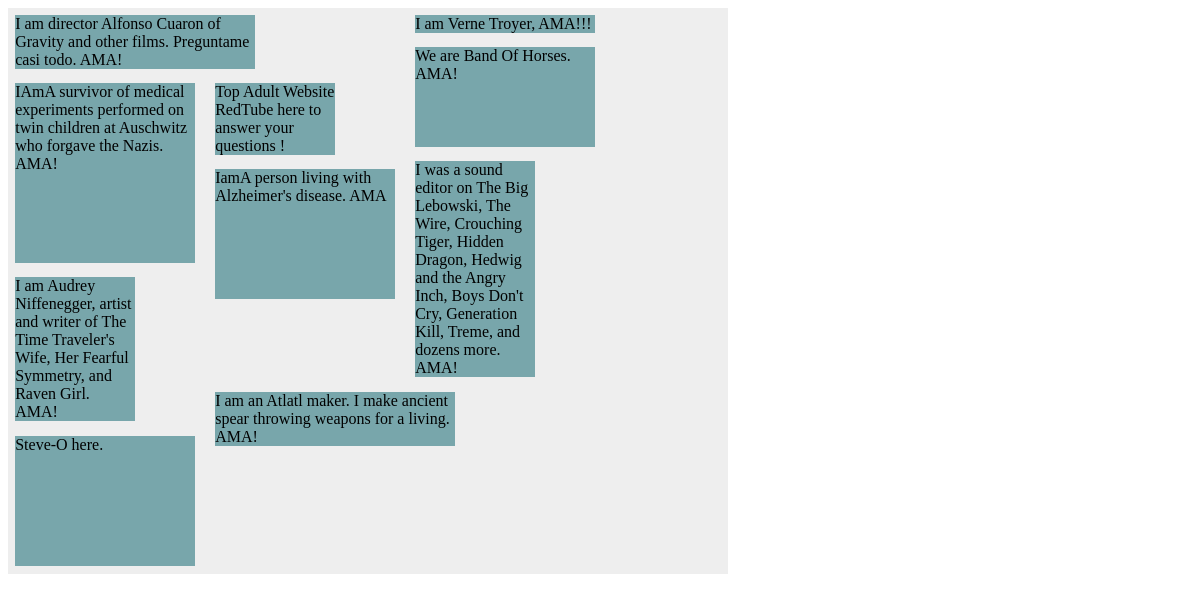
The page /iamaq/ on the database its author committed.
### iamaq/models.py (models this page shows, shortened)
class IamaPeople(models.Model):
    title = models.CharField(max_length=300)
    whois = models.CharField(max_length=200)

### iamaq/views.py (the view)
# urls.py: url(r'^(?P<q_num>\d+)/$', views.index),
def index(request, q_num=10):
    n = int(q_num)
    people = IamaPeople.objects.order_by('id')[:n]
    template = loader.get_template('iamaq/index.html')
    context = RequestContext(request, {
        'people': people,
        'css_tags':css_tags
    })
    return HttpResponse(template.render(context))

### iamaq/templates/iamaq/index.html (shortened to what this page needs)
<!DOCTYPE html>
<html>
<head>
    {% load staticfiles %}
    <link rel="stylesheet" type="text/css" href="{% static 'iamaq/masonry.css' %}">
</head>
<body>
<div id="container" class="masonry js-masonry"
     data-masonry-options='{ "columnWidth": 200, "itemSelector": ".item" }'>
    {% if people %}
    {% for p in people %}
    <div class="item {{css_tags|random}}">{{ p.title }}</div>
{% endfor %}
    </div>
{% else %}
<p>No polls are available.</p>
{% endif %}
</body>
</html>

### iamaq/static/iamaq/masonry.css (style rules this page uses)
.masonry { background: #EEE; max-width: 720px; }
.item { width: 25%; margin: 1%; background: #78a6ab; }
.item.w0 { width: 120px; }
.item.w1 { width: 180px; }
.item.w2 { width: 240px; }
.item.h0 { height: 100px; }
.item.h1 { height: 130px; }
.item.h2 { height: 180px; }

### rows shown on the page
IamaPeople: title "I am director Alfonso Cuaron of Gravity and other films. Preguntame casi todo. AMA!"
IamaPeople: title "I am Verne Troyer, AMA!!!"
IamaPeople: title "We are Band Of Horses. AMA!"
IamaPeople: title "IAmA survivor of medical experiments performed on twin children at Auschwitz who forgave the Nazis. AMA!"
IamaPeople: title "Top Adult Website RedTube here to answer your questions !"
IamaPeople: title "I was a sound editor on The Big Lebowski, The Wire, Crouching Tiger, Hidden Dragon, Hedwig and the Angry Inch, Boys Don't Cry, Generation Kill, Treme, and dozens more. AMA!"
IamaPeople: title "IamA person living with Alzheimer's disease. AMA"
IamaPeople: title "I am Audrey Niffenegger, artist and writer of The Time Traveler's Wife, Her Fearful Symmetry, and Raven Girl. AMA!"
IamaPeople: title "I am an Atlatl maker. I make ancient spear throwing weapons for a living. AMA!"
IamaPeople: title "Steve-O here."
